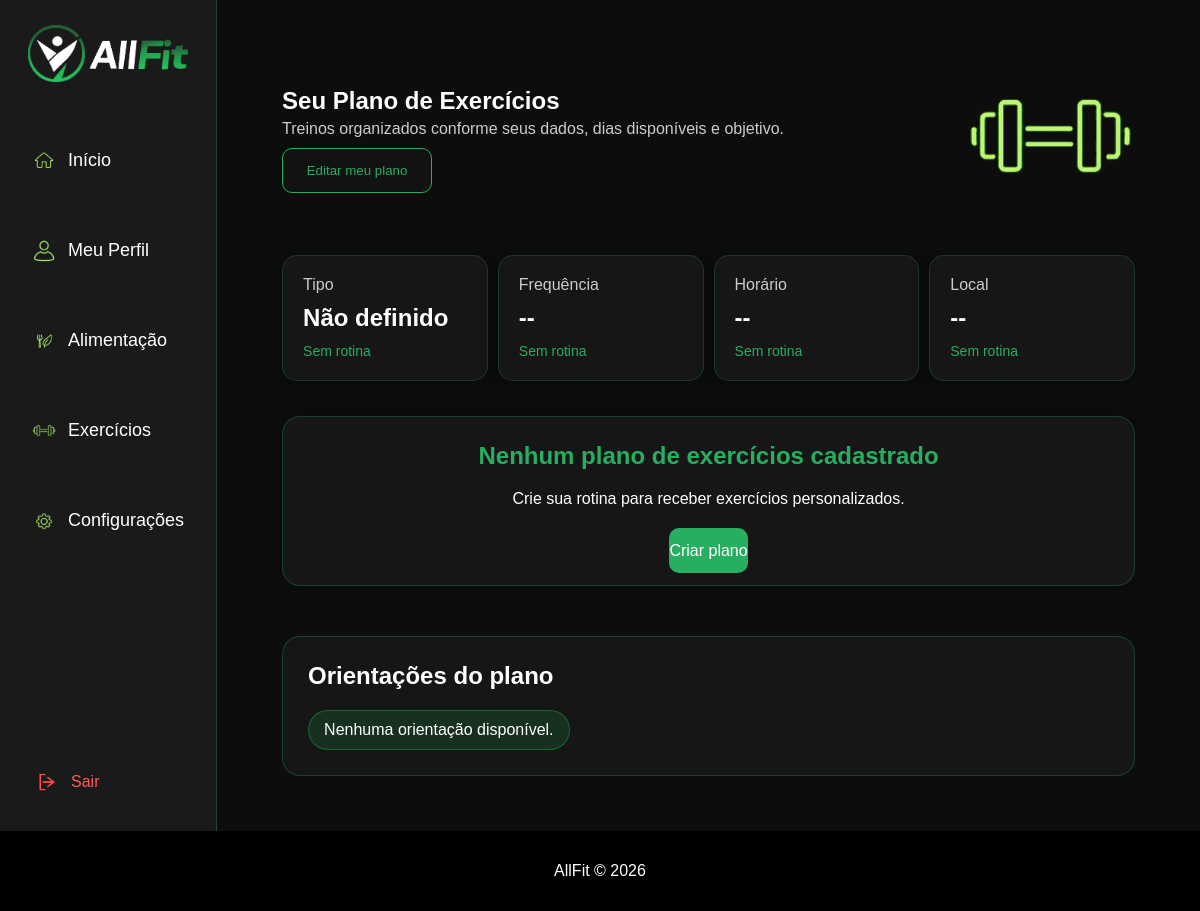
The page /rotina_exercicios.php (signed in) on the database as committed earlier.
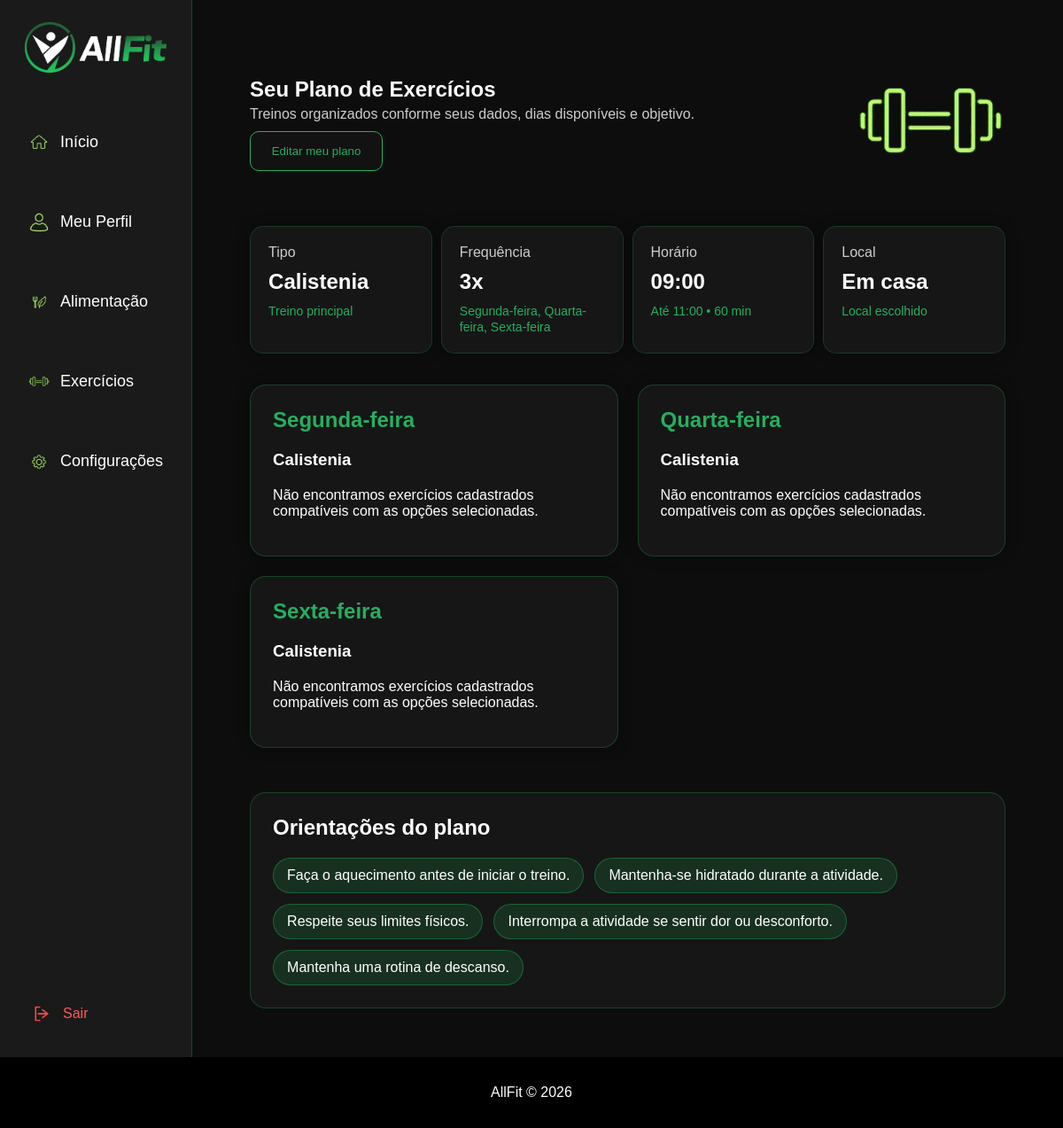
The same page on the database as committed later.
### tables this page shows
CREATE TABLE IF NOT EXISTS `treinos` (
  `id_treino` int(11) NOT NULL AUTO_INCREMENT,
  `id_usuario` int(11) NOT NULL,
  `tipo_exercicio` varchar(30) NOT NULL,
  `horario_inicio` time NOT NULL,
  `horario_fim` time NOT NULL,
  `duracao` int(11) NOT NULL,
  `local` varchar(30) NOT NULL,
  `dias_treino` varchar(100) NOT NULL,
  `dias_total` int(11) NOT NULL,
  PRIMARY KEY (`id_treino`)
);

### rotina_exercicios.php (the view, shortened to what the rows shown need)
<?php
$id_usuario = intval($_SESSION["id_usuario"]);
$sqlTreino = mysql_query("
    SELECT *
    FROM treinos
    WHERE id_usuario = '$id_usuario'
    ORDER BY id_treino DESC
    LIMIT 1
");
$temTreino = false;
if (mysql_num_rows($sqlTreino) > 0) {
    $treino = mysql_fetch_assoc($sqlTreino);
    $tipo = $treino["tipo_exercicio"];
    $horarioInicio = $treino["horario_inicio"];
    $horarioFim = $treino["horario_fim"];
    $duracao = $treino["duracao"];
    $local = $treino["local"];
    $diasTreino = $treino["dias_treino"];
    $temTreino = true;
}
$dias = array();
if ($temTreino && $diasTreino != "") {
    $dias = explode(", ", $diasTreino);
}
$nomesDias = array(
    "segunda" => "Segunda-feira",
    "terca" => "Terça-feira",
    "quarta" => "Quarta-feira",
    "quinta" => "Quinta-feira",
    "sexta" => "Sexta-feira"
);
$nomesLocal = array(
    "casa" => "Em casa",
    "academia" => "Academia",
    "ar_livre" => "Ao ar livre"
);
$etapasTreino = array(
    "aquecimento" => "Aquecimento",
    "principal" => "Treino principal",
    "finalizacao" => "Finalização"
);
$iconesEtapas = array(
    "aquecimento" => "1",
    "principal" => "2",
    "finalizacao" => "3"
);
$exerciciosPorEtapa = array(
    "aquecimento" => array(),
    "principal" => array(),
    "finalizacao" => array()
);
$temExercicios = false;
?>
<!DOCTYPE html>
<html lang="pt-br">
<head>
    <link rel="stylesheet" href="Base_Style.css">
    <link rel="stylesheet" href="dashboardStyle.css">
</head>
<body>
<section class="dashboard">
    <div class="page-container">
        <main class="conteudo-dash">
            <div class="topo-dash">
                <div>
                    <div class="texto-topo">
                        <h1>Seu Plano de Exercícios</h1>
                    </div>
                </div>
            </div>
            <?php if (!$temTreino) { ?>
                <section class="resumo-exercicio">
                    <div class="dash-card">
                        <h2>Não definido</h2>
                    </div>
                    <div class="dash-card">
                        <h2>--</h2>
                    </div>
                    <div class="dash-card">
                        <h2>--</h2>
                    </div>
                    <div class="dash-card">
                        <h2>--</h2>
                    </div>
                </section>
                <section class="area-treino">
                    <div
                        class="treino-card"
                        style="grid-column:1/-1;text-align:center;"
                    >
                        <h2>
                            Nenhum plano de exercícios cadastrado
                        </h2>
                        <br>
                    </div>
                </section>
                <section class="orientacoes-treino">
                    <h2>Orientações do plano</h2>
                </section>
            <?php } else { ?>
                <section class="resumo-exercicio">
                    <div class="dash-card">
                        <p>Tipo</p>
                        <h2>
                            <?php echo htmlspecialchars($tipo); ?>
                        </h2>
                        <span>Treino principal</span>
                    </div>
                    <div class="dash-card">
                        <p>Frequência</p>
                        <h2>
                            <?php echo count($dias); ?>x
                        </h2>
                        <span>
                            <?php
                            $diasFormatados = array();
                            foreach ($dias as $dia) {
                                if (isset($nomesDias[$dia])) {
                                    $diasFormatados[] = $nomesDias[$dia];
                                }
                            }
                            echo htmlspecialchars(
                                implode(", ", $diasFormatados)
                            );
                            ?>
                        </span>
                    </div>
                    <div class="dash-card">
                        <p>Horário</p>
                        <h2>
                            <?php echo htmlspecialchars(substr($horarioInicio, 0, 5)); ?>
                        </h2>
                        <span>
                            Até
                            <?php echo htmlspecialchars(substr($horarioFim, 0, 5)); ?>
                            •
                            <?php echo htmlspecialchars($duracao); ?> min
                        </span>
                    </div>
                    <div class="dash-card">
                        <p>Local</p>
                        <h2>
                            <?php
                            if (isset($nomesLocal[$local])) {
                                echo $nomesLocal[$local];
                            } else {
                                echo htmlspecialchars($local);
                            }
                            ?>
                        </h2>
                        <span>Local escolhido</span>
                    </div>
                </section>
                <section class="area-treino">
                    <?php $indiceDia = 0; ?>
                    <?php foreach ($dias as $dia) { ?>
                        <div class="treino-card">
                            <h2>
                                <?php
                                if (isset($nomesDias[$dia])) {
                                    echo $nomesDias[$dia];
                                } else {
                                    echo htmlspecialchars($dia);
                                }
                                ?>
                            </h2>
                            <h3>
                                <?php echo htmlspecialchars($tipo); ?>
                            </h3>
                            <?php if ($temExercicios) { ?>
                                <?php foreach ($etapasTreino as $etapa => $nomeEtapa) { ?>
                                    <div class="etapa-treino">
                                        <h4>
                                            <?php echo $iconesEtapas[$etapa]; ?>.
                                            <?php echo htmlspecialchars($nomeEtapa); ?>
                                        </h4>
                                        <?php
                                        $categoriasEtapa =
                                            $exerciciosPorEtapa[$etapa];
                                        ?>
                                        <?php if (!empty($categoriasEtapa)) { ?>
                                            <?php foreach (
                                                $categoriasEtapa
                                                as $categoria => $listaExercicios
                                            ) { ?>
                                                <h5>
                                                    <?php
                                                    echo htmlspecialchars($categoria);
                                                    ?>
                                                </h5>
                                                <?php
                                                $totalExercicios =
                                                    count($listaExercicios);
                                                $quantidadeExibir = min(
                                                    2,
                                                    $totalExercicios
                                                );
                                                $inicioCategoria = (
                                                    $indiceDia +
                                                    ($etapa == "principal" ? 1 : 0)
                                                ) % $totalExercicios;
                                                for (
                                                    $i = 0;
                                                    $i < $quantidadeExibir;
                                                    $i++
                                                ) {
                                                    $posicao = (
                                                        $inicioCategoria + $i
                                                    ) % $totalExercicios;
                                                    $exercicio =
                                                        $listaExercicios[$posicao];
                                                ?>
                                                    <div class="exercicio-item">
                                                        <b>
                                                            <?php
                                                            echo htmlspecialchars(
                                                                $exercicio["nome"]
                                                            );
                                                            ?>
                                                        </b>
                                                        <span>
                                                            <?php if (
                                                                $exercicio["duracao_minutos"] > 0
                                                            ) { ?>
                                                                <?php
                                                                echo intval(
                                                                    $exercicio["duracao_minutos"]
                                                                );
                                                                ?> minutos
                                                            <?php } ?>
                                                            <?php if (
                                                                $exercicio["series"] > 0
                                                            ) { ?>
                                                                •
                                                                <?php
                                                                echo intval(
                                                                    $exercicio["series"]
                                                                );
                                                                ?> séries
                                                            <?php } ?>
                                                            <?php if (
                                                                $exercicio["repeticoes"] > 0
                                                            ) { ?>
                                                                •
                                                                <?php
                                                                echo intval(
                                                                    $exercicio["repeticoes"]
                                                                );
                                                                ?> repetições
                                                            <?php } ?>
                                                        </span>
                                                        <?php if (
                                                            !empty($exercicio["descricao"])
                                                        ) { ?>
                                                            <p>
                                                                <?php
                                                                echo htmlspecialchars(
                                                                    $exercicio["descricao"]
                                                                );
                                                                ?>
                                                            </p>
                                                        <?php } ?>
                                                    </div>
                                                <?php } ?>
                                            <?php } ?>
                                        <?php } else { ?>
                                            <p class="sem-exercicios-etapa">
                                                Nenhum exercício disponível
                                                nesta etapa.
                                            </p>
                                        <?php } ?>
                                    </div>
                                <?php } ?>
                            <?php } else { ?>
                                <p>
                                    Não encontramos exercícios cadastrados
                                    compatíveis com as opções selecionadas.
                                </p>
                            <?php } ?>
                        </div>
                        <?php $indiceDia++; ?>
                    <?php } ?>
                </section>
                <section class="orientacoes-treino">
                    <h2>Orientações do plano</h2>
                    <div class="orientacoes-grid">
                        <span>
                            Faça o aquecimento antes de iniciar o treino.
                        </span>
                        <span>
                            Mantenha-se hidratado durante a atividade.
                        </span>
                        <span>
                            Respeite seus limites físicos.
                        </span>
                        <span>
                            Interrompa a atividade se sentir dor ou desconforto.
                        </span>
                        <span>
                            Mantenha uma rotina de descanso.
                        </span>
                    </div>
                </section>
            <?php } ?>
        </main>
    </div>
</section>
</body>
</html>

Rows that differ between the two databases and show on the page:
added treinos: tipo_exercicio "Calistenia", dias_treino "3", horario_inicio "09:00", horario_fim "11:00", duracao "60", local "Em casa", dias_treino "Segunda-feira", dias_treino "Quarta-feira", dias_treino "Sexta-feira"
Other text that changed with them:
implode(", ", $diasFormatados): (not shown) → "Segunda-feira, Quarta-feira, Sexta-feira"
text no longer shown: "Não definido Sem rotina -- Sem rotina -- Sem rotina -- Sem rotina Nenhum plano de exercícios cadastrado Crie sua rotina para receber exercícios personalizados. Criar plano Nenhuma orientação disponível."
text now shown: "Treino principal x Até • min Local escolhido Faça o aquecimento antes de iniciar o treino. Mantenha-se hidratado durante a atividade. Respeite seus limites físicos. Interrompa a atividade se sentir dor ou desconforto. Mantenha uma rotina de descanso."
new list line: "Não encontramos exercícios cadastrados compatíveis com as opções selecionadas."
